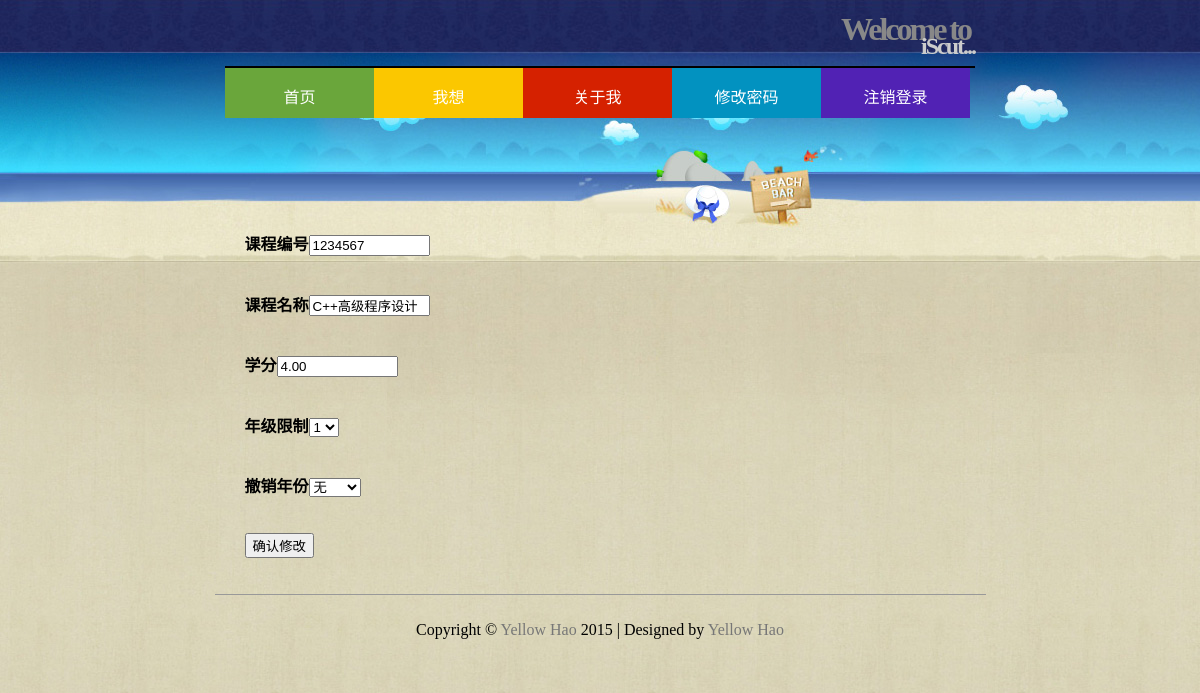
The app's page /iScut/htdocs/edit_course.php?cid=1234567 (signed in) with its own data.
### tables this page shows
CREATE TABLE `course` (
  `c_id` char(7) NOT NULL,
  `c_name` varchar(50) NOT NULL,
  `credit` decimal(5,2) NOT NULL,
  `least_grade` tinyint(1) UNSIGNED NOT NULL,
  `off_year` smallint(4) UNSIGNED DEFAULT NULL
);

### iScut/htdocs/edit_course.php (the view, shortened to what this page needs)
<?php
if(isset($_GET['cid']) && is_numeric($_GET['cid'])){
	$cid=$_GET['cid'];
}elseif(isset($_POST['ocid']) && is_numeric($_POST['ocid']) ){
	$cid=$_POST['ocid'];
}else{
	echo '<p class="error">This page has been accessed in error.</p>';
	include("includes/footer.html");
	exit();
}
require_once("../mysqli_connect.php");
$q="SELECT * FROM course WHERE c_id='$cid'";
$r=@mysqli_query($dbc,$q);
if(mysqli_num_rows($r)==1){
	$row=mysqli_fetch_array($r,MYSQLI_ASSOC);
	echo '<form action="edit_course.php" method="post">
	<p><b>课程编号</b><input type="text" name="cid" value="'.$row['c_id'].'"
	size="12" maxlength="7" /></p>
	<p><b>课程名称</b><input type="text" name="cname" value="'.$row['c_name'].'"
	size="12" maxlength="10" /></p>
	<p><b>学分</b><input type="text" name="credit" value="'.$row['credit'].'"
	size="12" maxlength="5" /></p>
	<p><b>年级限制</b><select name="lg">';
	for($i=1;$i<=4;$i++){
		echo '<option value="'.$i.'"';
		if($i==$row['least_grade']) echo 'selected="selected"';
		echo '>'.$i.'</option>';
	}
	echo '</select></p>';
	echo '<p><b>撤销年份</b><select name="oy"><option value="NULL">无</option>';
	echo '</select></p><p><input type="submit" name="submitted" value="确认修改" /></p>
	<input type="hidden" name="ocid" value="'.$row['c_id'].'" />	</form>';
}else{
	echo '<p class="error">有错误发生！</p>';
	include("includes/footer.html");
	exit();
}
?>

### iScut/htdocs/includes/style.css (style rules this page uses)
a { color:#777; text-decoration:none; }
body { font-family:"Lucida Grande",arial,sans-serif; background:#CDCDCD url(../img/background.jpg) no-repeat fixed top; //background-position-x: 50%; font-family:微软雅黑; }
#header { border-bottom:2px solid #000000; height:60px; margin:0 auto; width:750px; }
#header h1 { color:#888; font-size:200%; letter-spacing:-3px; text-align:right; padding:5px; margin-top:-20px; margin-bottom:-40px; }
#header h2 { color:#CCC; font-size:150%; letter-spacing:-2px; text-align:right; }
#navigation { text-align:center; margin:0 auto; width:750px; position:relative; }
#navigation li { width:149px; height:50px; float:left; color:#191919; text-align:center; overflow:hidden; position:relative; }
#navigation ul { margin:0; padding:0; position:absolute; }
#navigation a { color:#FFF; text-decoration:none; }
#navigation p { padding:0px 5px; }
#navigation .green, .ngreen { background:#6AA63B; }
#navigation .yellow, .nyellow { background:#FBC700; }
#navigation .nred { background:#D52100; }
#navigation .purple,.npurple { background:#5122B4; }
#navigation .blue { background:#0292C0; }
#content { height:auto; margin:0 auto; padding:0 0 20px; width:751px; margin-top:125px; }
#content p { padding:20px 20px 0; }
#footer { border-top:1px solid #999; height:50px; margin:0 auto; padding:10px; text-align:center; width:751px; }

### records on screen
course: cid "1234567", cname "C++高级程序设计", credit "4.00", lg "1"
